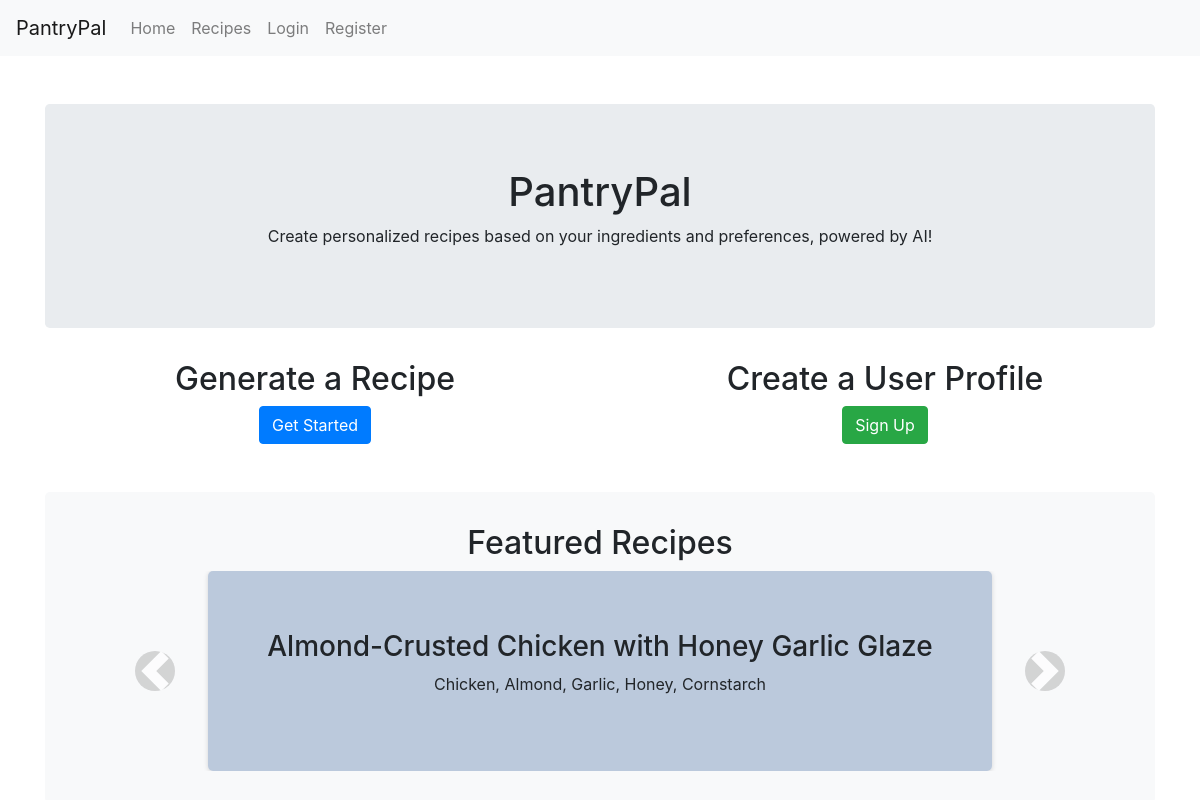
Before: / with the older database file.
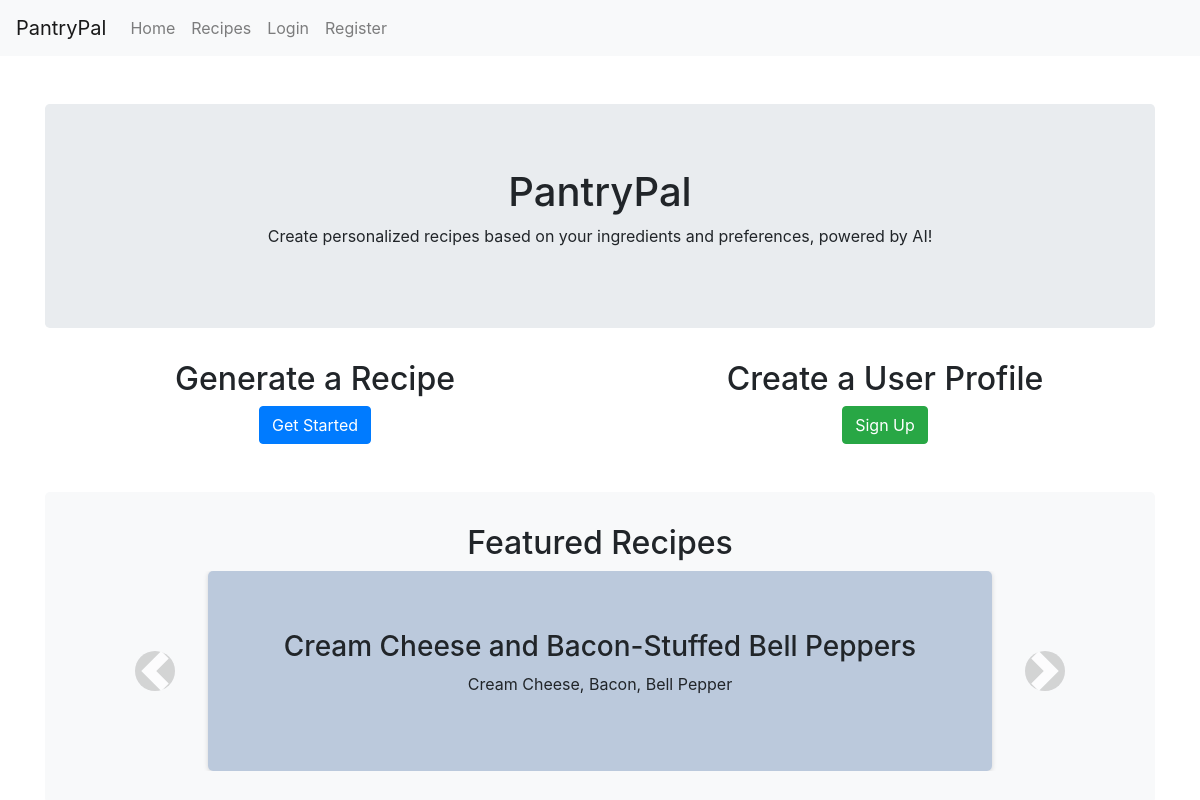
After: the same page with the newer database file.
### app.py (models this page shows)
class Recipe(db.Model):
    id = db.Column(db.Integer, primary_key=True)
    title = db.Column(db.String(256), nullable=False)
    content = db.Column(db.String(10000), nullable=False)
    ingredients = db.Column(db.String(1000), nullable=False)

### app.py (the view)
@app.route('/')
def index():
    recipes = Recipe.query.all()
    random.shuffle(recipes)
    return render_template('index.html', recipes=recipes)

### templates/index.html (shortened to what this page needs)
{% extends 'base.html' %}
{% block content %}
<div class="container">
    <div class="jumbotron text-center mt-5">
        <h1>PantryPal</h1>
        <p>Create personalized recipes based on your ingredients and preferences, powered by AI!</p>
    </div>
    <div class="row">
        <div class="col-md-6 text-center">
            <h2>Generate a Recipe</h2>
            <a href="{{ url_for('recipe') }}" class="btn btn-primary">Get Started</a>
        </div>
        <div class="col-md-6 text-center">
            {% if current_user.is_authenticated %}
                <h2>Stock your Pantry</h2>
                <a href="{{ url_for('pantry') }}" class="btn btn-success">Pantry</a>
            {% else %}
                <h2>Create a User Profile</h2>
                <a href="{{ url_for('register') }}" class="btn btn-success">Sign Up</a>
            {% endif %}
        </div>
    </div>
    <div class="carousel-container mt-5 text-center">
        <h2>Featured Recipes</h2>
        <div id="recipe-carousel" class="carousel slide" data-ride="carousel">
            <div class="carousel-inner">
                {% for recipe in recipes %}
                    <div class="carousel-item {% if loop.index == 1 %}active{% endif %}" data-recipe-id="{{ recipe.id }}">
                        <div class="carousel-recipe d-flex flex-column justify-content-center align-items-center h-100 text-center">
                            <h3>{{ recipe.title }}</h3>
                            <p>{{ recipe.ingredients }}</p>
                        </div>
                    </div>
                {% endfor %}
            </div>
            <a class="carousel-control-prev" href="#recipe-carousel" role="button" data-slide="prev">
                <span class="carousel-control-prev-icon" aria-hidden="true"></span>
            </a>
            <a class="carousel-control-next" href="#recipe-carousel" role="button" data-slide="next">
                <span class="carousel-control-next-icon" aria-hidden="true"></span>
            </a>
        </div>
    </div>
</div>
{% endblock %}

### templates/base.html (shortened to what this page needs)
<!DOCTYPE html>
<html lang="en">
<head>
    <link rel="stylesheet" href="https://maxcdn.bootstrapcdn.com/bootstrap/4.5.2/css/bootstrap.min.css">
    <link rel="stylesheet" href="{{ url_for('static', filename='css/main.css') }}">
</head>
<body>
    <nav class="navbar navbar-expand-lg navbar-light bg-light">
        <a class="navbar-brand" href="{{ url_for('index') }}">PantryPal</a>
        <div class="collapse navbar-collapse" id="navbarNav">
            <ul class="navbar-nav">
                <li class="nav-item">
                    <a class="nav-link" href="{{ url_for('index') }}">Home</a>
                </li>
                <li class="nav-item">
                    <a class="nav-link" href="{{ url_for('recipe') }}">Recipes</a>
                </li>
                {% if current_user.is_authenticated %}
                    <li class="nav-item">
                        <a class="nav-link" href="{{ url_for('pantry') }}">Pantry</a>
                    </li>
                    <li class="nav-item">
                        <a class="nav-link" href="{{ url_for('logout') }}">Logout</a>
                    </li>
                {% else %}
                    <li class="nav-item">
                        <a class="nav-link" href="{{ url_for('login') }}">Login</a>
                    </li>
                    <li class="nav-item">
                        <a class="nav-link" href="{{ url_for('register') }}">Register</a>
                    </li>
                {% endif %}
            </ul>
        </div>
    </nav>
    {% block content %}
    {% endblock %}
</body>
</html>

### static/css/main.css (style rules this page uses)
body { display: flex; min-height: 100vh; flex-direction: column; }
.navbar { z-index: 101; position: fixed; width: 100%; }
.container { margin-top: 56px; }
.carousel-container { background-color: #f8f9fa; padding: 2rem; border-radius: 5px; width: 100%; }
.carousel-recipe { background-color: rgba(180, 196, 217, 0.9); color: #212529; padding: 1rem; border-radius: 5px; width: 75%; min-height: 200px; box-shadow: 0 1px 5px rgba(0, 0, 0, 0.15); margin: 0 auto; }
.carousel-control-prev-icon, .carousel-control-next-icon { background-color: rgba(0, 0, 0, 0.3); width: 40px; height: 40px; border-radius: 50%; padding: 5px; }
.carousel-item { cursor: pointer; }

Changed rows visible on the page:
changed Recipe: title "Almond-Crusted Chicken with Honey Garlic Glaze" → "Cream Cheese and Bacon-Stuffed Bell Peppers"; ingredients "Chicken, Almond, Garlic, Honey, Cornstarch" → "Cream Cheese, Bacon, Bell Pepper"
